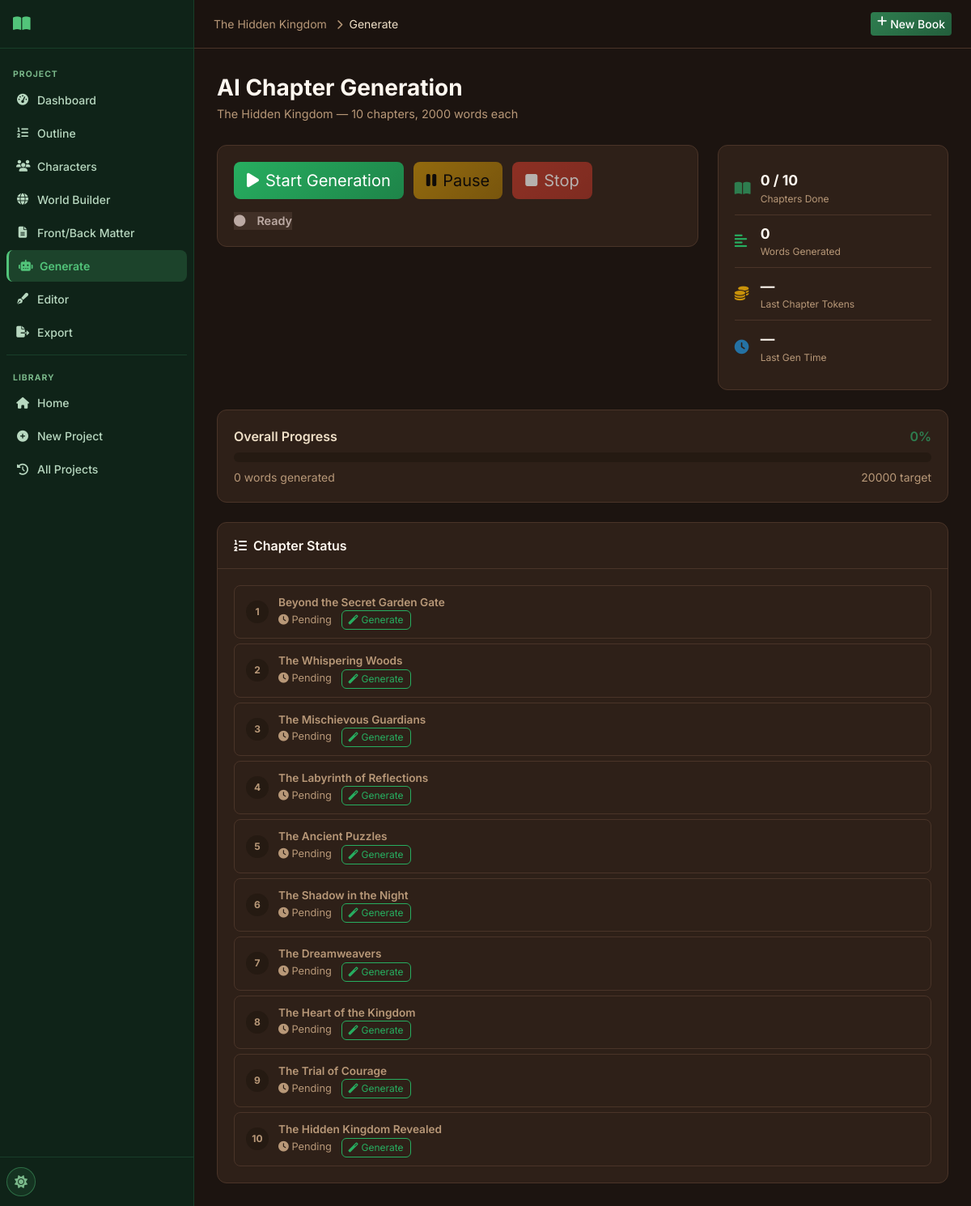
Screenshot of /project/14/generate with the database file from the repository.
### tables this page shows
CREATE TABLE projects (
    id INTEGER PRIMARY KEY AUTOINCREMENT,
    title TEXT NOT NULL,
    subtitle TEXT DEFAULT '',
    genre TEXT DEFAULT 'Fantasy',
    audience TEXT DEFAULT 'Adult',
    description TEXT DEFAULT '',
    language TEXT DEFAULT 'English',
    story_type TEXT DEFAULT 'Novel',
    writing_style TEXT DEFAULT 'Descriptive',
    point_of_view TEXT DEFAULT 'Third Person Limited',
    tense TEXT DEFAULT 'Past',
    tone TEXT DEFAULT 'Adventurous',
    num_chapters INTEGER DEFAULT 10,
    words_per_chapter INTEGER DEFAULT 2000,
    creativity_level TEXT DEFAULT 'balanced',
    temperature REAL DEFAULT 0.7,
    top_p REAL DEFAULT 0.9,
    max_tokens INTEGER DEFAULT 4096,
    status TEXT DEFAULT 'draft',
    current_chapter INTEGER DEFAULT 0,
    total_words INTEGER DEFAULT 0,
    cover_prompt TEXT DEFAULT '',
    include_images INTEGER DEFAULT 0,
    images_per_chapter INTEGER DEFAULT 1,
    image_style TEXT DEFAULT 'Realistic',
    created_at TIMESTAMP DEFAULT CURRENT_TIMESTAMP,
    updated_at TIMESTAMP DEFAULT CURRENT_TIMESTAMP
);

CREATE TABLE outline (
    id INTEGER PRIMARY KEY AUTOINCREMENT,
    project_id INTEGER NOT NULL,
    chapter_number INTEGER NOT NULL,
    chapter_title TEXT DEFAULT '',
    summary TEXT DEFAULT '',
    target_word_count INTEGER DEFAULT 2000,
    order_index INTEGER DEFAULT 0,
    FOREIGN KEY (project_id) REFERENCES projects(id) ON DELETE CASCADE
);

### routes/chapters.py (the view)
@bp.route('/project/<int:project_id>/generate')
def generation_page(project_id):
    db = get_db()
    project = db.execute('SELECT * FROM projects WHERE id=?', (project_id,)).fetchone()
    if not project:
        return redirect(url_for('main.history'))
    outline = db.execute(
        'SELECT * FROM outline WHERE project_id=? ORDER BY order_index', (project_id,)
    ).fetchall()
    chapters = db.execute(
        'SELECT * FROM chapters WHERE project_id=? ORDER BY chapter_number', (project_id,)
    ).fetchall()
    groq_configured = bool(get_setting(db, 'groq_api_key'))
    return render_template('generation.html', project=project, outline=outline,
                           chapters=chapters, groq_configured=groq_configured)

### database/__init__.py (called while the page is built)
def get_db():
    if 'db' not in g:
        db_path = current_app.config['DATABASE']
        os.makedirs(os.path.dirname(db_path), exist_ok=True)
        g.db = sqlite3.connect(db_path)
        g.db.row_factory = sqlite3.Row
        g.db.execute('PRAGMA foreign_keys = ON')
        g.db.execute('PRAGMA journal_mode = WAL')
    return g.db

### utils/helpers.py (called while the page is built)
def get_setting(db, key, default=''):
    row = db.execute('SELECT value FROM settings WHERE key = ?', (key,)).fetchone()
    return row['value'] if row else default

### templates/generation.html (shortened to what this page needs)
{% extends "base.html" %}
{% block breadcrumb %}
<a href="{{ url_for('projects.project_detail', project_id=project.id) }}" class="text-muted text-decoration-none">{{ project.title[:25] }}</a>
<i class="fas fa-chevron-right mx-2 text-muted small"></i>Generate
{% endblock %}
{% block content %}
<div class="page-header">
  <div>
    <h1 class="page-title">AI Chapter Generation</h1>
    <p class="page-subtitle">{{ project.title }} — {{ project.num_chapters }} chapters, {{ project.words_per_chapter }} words each</p>
  </div>
</div>
<div class="row g-4 mb-4">
  <div class="col-lg-8">
    <div class="card generation-control-card">
      <div class="card-body">
        <div class="gen-controls">
          <button id="btnStart" class="btn btn-success btn-lg"
                  data-status="{{ project.status }}"
                  {% if not groq_configured or not outline or project.status in ['generating'] %}disabled{% endif %}>
          </button>
          <button id="btnPause" class="btn btn-warning btn-lg"
                  onclick="pauseGeneration()"
                  {% if project.status not in ['generating'] %}disabled{% endif %}>
            <i class="fas fa-pause me-2"></i>Pause
          </button>
          <button id="btnStop" class="btn btn-danger btn-lg"
                  onclick="stopGeneration()"
                  {% if project.status not in ['generating','pausing'] %}disabled{% endif %}>
            <i class="fas fa-stop me-2"></i>Stop
          </button>
        </div>
        <div id="genStatus" class="gen-status-bar mt-3">
          <span id="statusText" class="status-label status-{{ project.status }}">
            {% if project.status == 'generating' %}<i class="fas fa-spinner fa-spin me-2"></i>Generating…
            {% elif project.status == 'paused' %}<i class="fas fa-pause-circle me-2"></i>Paused
            {% elif project.status == 'completed' %}<i class="fas fa-check-circle me-2"></i>Completed
            {% else %}<i class="fas fa-circle me-2"></i>Ready{% endif %}
          </span>
        </div>
      </div>
    </div>
  </div>
  <div class="col-lg-4">
    <div class="card stat-panel">
      <div class="card-body">
        <div class="live-stat">
          <i class="fas fa-book-open text-primary"></i>
          <div>
            <div class="live-stat-value" id="statChapters">
              {{ chapters | selectattr('status', 'equalto', 'generated') | list | length }} / {{ project.num_chapters }}
            </div>
            <div class="live-stat-label">Chapters Done</div>
          </div>
        </div>
        <div class="live-stat">
          <i class="fas fa-align-left text-success"></i>
          <div>
            <div class="live-stat-value" id="statWords">
              {{ '{:,}'.format(chapters | map(attribute='word_count') | sum) }}
            </div>
            <div class="live-stat-label">Words Generated</div>
          </div>
        </div>
        <div class="live-stat">
          <i class="fas fa-coins text-warning"></i>
          <div>
            <div class="live-stat-value" id="statTokens">—</div>
            <div class="live-stat-label">Last Chapter Tokens</div>
          </div>
        </div>
        <div class="live-stat">
          <i class="fas fa-clock text-info"></i>
          <div>
            <div class="live-stat-value" id="statTime">—</div>
            <div class="live-stat-label">Last Gen Time</div>
          </div>
        </div>
      </div>
    </div>
  </div>
</div>
<div class="card mb-4">
  <div class="card-body">
    <div class="d-flex justify-content-between mb-2">
      <span class="fw-600">Overall Progress</span>
      <span id="progressPct" class="fw-600 text-primary">0%</span>
    </div>
    <div class="progress mb-2" style="height:12px">
    </div>
    <div class="d-flex justify-content-between">
      <small class="text-muted"><span id="wordsGenerated">0</span> words generated</small>
      <small class="text-muted"><span id="wordsTarget">{{ project.num_chapters * project.words_per_chapter }}</span> target</small>
    </div>
  </div>
</div>
<div class="card">
  <div class="card-header"><i class="fas fa-list-ol me-2"></i>Chapter Status</div>
  <div class="card-body">
    <div id="chapterGrid" class="chapter-progress-grid">
      {% set generated_nums = chapters | map(attribute='chapter_number') | list %}
      {% for ch in outline %}
      {% set gen_ch = chapters | selectattr('chapter_number', 'equalto', ch.chapter_number) | first | default(None) %}
      <div class="chapter-progress-item {% if gen_ch %}status-{{ gen_ch.status }}{% else %}status-pending{% endif %}"
           id="ch-{{ ch.chapter_number }}" data-chapter="{{ ch.chapter_number }}">
        <div class="cp-num">{{ ch.chapter_number }}</div>
        <div class="cp-info">
          <div class="cp-title">{{ ch.chapter_title[:40] }}{% if ch.chapter_title|length > 40 %}…{% endif %}</div>
          <div class="cp-status">
            {% if gen_ch and gen_ch.status == 'generated' %}
            <span class="text-success"><i class="fas fa-check"></i> {{ '{:,}'.format(gen_ch.word_count) }} words</span>
            <a href="{{ url_for('chapters.chapter_view', project_id=project.id, chapter_id=gen_ch.id) }}" class="btn btn-xs btn-outline-primary ms-2">Read</a>
            {% elif gen_ch and gen_ch.status == 'generating' %}
            <span class="text-primary"><i class="fas fa-spinner fa-spin"></i> Generating…</span>
            {% else %}
            <span class="text-muted chapter-pending-label"><i class="fas fa-clock"></i> Pending</span>
            {% if groq_configured %}
            <button class="btn btn-xs btn-outline-success ms-2 btn-generate-chapter"
                    onclick="generateSingleChapter({{ ch.chapter_number }})"
                    data-chapter-number="{{ ch.chapter_number }}">
              <i class="fas fa-magic me-1"></i>Generate
            </button>
            {% endif %}
            {% endif %}
          </div>
        </div>
      </div>
      {% endfor %}
    </div>
  </div>
</div>
{% endblock %}

### rows the page displays
projects: title "The Hidden Kingdom", num_chapters "10", words_per_chapter "2000", project.num_chapters*project.words_per_chapter "20000"
outline: chapter_number "1", chapter_title "Beyond the Secret Garden Gate"
outline: chapter_number "2", chapter_title "The Whispering Woods"
outline: chapter_number "3", chapter_title "The Mischievous Guardians"
outline: chapter_number "4", chapter_title "The Labyrinth of Reflections"
outline: chapter_number "5", chapter_title "The Ancient Puzzles"
outline: chapter_number "6", chapter_title "The Shadow in the Night"
outline: chapter_number "7", chapter_title "The Dreamweavers"
outline: chapter_number "8", chapter_title "The Heart of the Kingdom"
outline: chapter_number "9", chapter_title "The Trial of Courage"
outline: chapter_number "10", chapter_title "The Hidden Kingdom Revealed"

### other values shown
{{ '{:,}'.format(chapters | map(attribute='word_count') | sum) }} "0"
